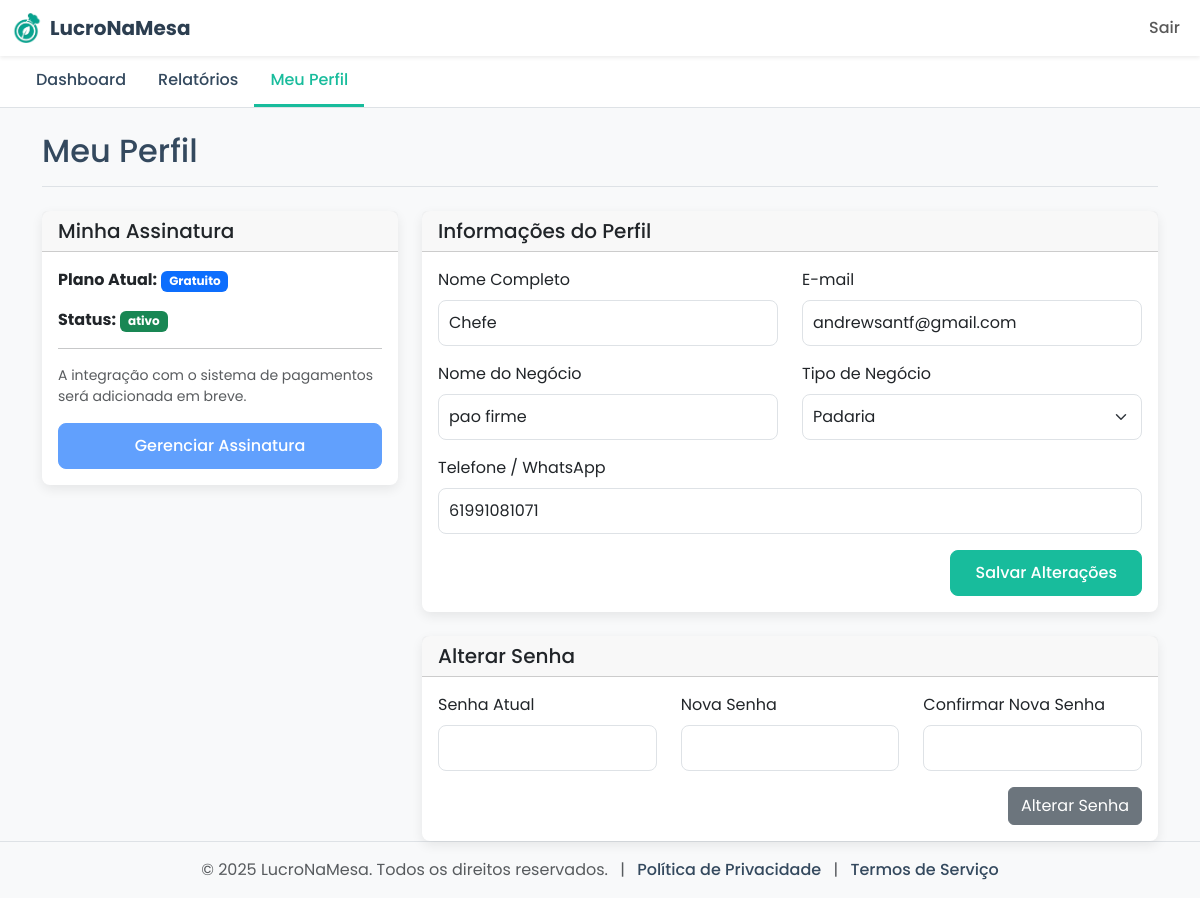
The app's page /profile (signed in) with its own data.
### app/models.py (models this page shows, shortened)
class User(db.Model, UserMixin):
    id = db.Column(db.Integer, primary_key=True)
    full_name = db.Column(db.String(100), nullable=False)
    email = db.Column(db.String(120), unique=True, nullable=False)
    business_name = db.Column(db.String(100), nullable=False)
    business_type = db.Column(db.String(50), nullable=False)
    phone = db.Column(db.String(20), nullable=True)
    password = db.Column(db.String(60), nullable=False)
    plan = db.Column(db.String(50), nullable=False, default='Gratuito')
    subscription_status = db.Column(db.String(50), nullable=False, default='ativo')
    ingredients = db.relationship('Ingredient', backref='author', lazy=True)
    recipes = db.relationship('Recipe', backref='author', lazy=True)

### app/routes.py (the view, shortened to what this page needs)
@main.route('/profile', methods=['GET', 'POST'])
@login_required
def profile():
    profile_form = UpdateProfileForm()
    password_form = ChangePasswordForm()
    if request.method == 'GET':
        profile_form.full_name.data = current_user.full_name
        profile_form.email.data = current_user.email
        profile_form.business_name.data = current_user.business_name
        profile_form.business_type.data = current_user.business_type
        profile_form.phone.data = current_user.phone
    return render_template('profile.html', profile_form=profile_form, password_form=password_form, title="Meu Perfil")

### app/forms.py (shortened to what this page needs)
class UpdateProfileForm(FlaskForm):
    full_name = StringField('Nome Completo', validators=[DataRequired(), Length(min=2, max=100)])
    email = StringField('E-mail', validators=[DataRequired(), Email()])
    business_name = StringField('Nome do Negócio', validators=[DataRequired(), Length(min=2, max=100)])
    business_type = SelectField('Tipo de Negócio', choices=[
        ('Padaria', 'Padaria'), ('Confeitaria / Doceria', 'Confeitaria / Doceria'), ('Pizzaria', 'Pizzaria'),
        ('Hamburgueria', 'Hamburgueria'), ('Restaurante', 'Restaurante'), ('Lanchonete', 'Lanchonete'),
        ('Food Truck', 'Food Truck'), ('Outro', 'Outro')
    ], validators=[DataRequired()])
    phone = StringField('Telefone / WhatsApp', validators=[Optional()])
    submit = SubmitField('Salvar Alterações')

class ChangePasswordForm(FlaskForm):
    current_password = PasswordField('Senha Atual', validators=[DataRequired()])
    new_password = PasswordField('Nova Senha', validators=[DataRequired(), Length(min=6)])
    confirm_new_password = PasswordField('Confirmar Nova Senha', validators=[DataRequired(), EqualTo('new_password', message='As senhas devem ser iguais.')])
    submit_password = SubmitField('Alterar Senha')

### app/__init__.py (called while the page is built)
def create_app():
    app = Flask(__name__)
    app.config.from_object(Config)
    db.init_app(app)
    bcrypt.init_app(app)
    login_manager.init_app(app)
    from .routes import main as main_blueprint
    app.register_blueprint(main_blueprint)
    from .models import User
    @login_manager.user_loader
    def load_user(user_id):
        return User.query.get(int(user_id))
    with app.app_context():
        db.create_all()
    return app

### app/templates/profile.html (shortened to what this page needs)
{% extends "base.html" %}
{% block content %}
<div class="container mt-4">
    <div class="mb-4 pb-2 border-bottom">
        <h1 class="h2">Meu Perfil</h1>
    </div>
    <div class="row">
        <div class="col-lg-4 mb-4">
            <div class="card">
                <div class="card-header"><h3 class="h5 mb-0">Minha Assinatura</h3></div>
                <div class="card-body">
                    <p><strong>Plano Atual:</strong> <span class="badge bg-primary">{{ current_user.plan }}</span></p>
                    <p><strong>Status:</strong> <span class="badge bg-success">{{ current_user.subscription_status }}</span></p>
                    <hr>
                    <p class="text-muted small">A integração com o sistema de pagamentos será adicionada em breve.</p>
                    <button class="btn btn-primary w-100" disabled>Gerenciar Assinatura</button>
                </div>
            </div>
        </div>
        <div class="col-lg-8">
            <div class="card mb-4">
                <div class="card-header"><h3 class="h5 mb-0">Informações do Perfil</h3></div>
                <div class="card-body">
                    <form method="POST" action="">
                        <div class="row">
                            <div class="col-md-6 mb-3">
                                {{ profile_form.full_name.label(class="form-label") }}
                                {{ profile_form.full_name(class="form-control") }}
                            </div>
                            <div class="col-md-6 mb-3">
                                {{ profile_form.email.label(class="form-label") }}
                                {{ profile_form.email(class="form-control") }}
                            </div>
                        </div>
                        <div class="row">
                            <div class="col-md-6 mb-3">
                                {{ profile_form.business_name.label(class="form-label") }}
                                {{ profile_form.business_name(class="form-control") }}
                            </div>
                             <div class="col-md-6 mb-3">
                                {{ profile_form.business_type.label(class="form-label") }}
                                {{ profile_form.business_type(class="form-select") }}
                            </div>
                        </div>
                         <div class="mb-3">
                            {{ profile_form.phone.label(class="form-label") }}
                            {{ profile_form.phone(class="form-control") }}
                        </div>
                        <div class="text-end">
                            {{ profile_form.submit(class="btn btn-primary") }}
                        </div>
                    </form>
                </div>
            </div>
            <div class="card">
                <div class="card-header"><h3 class="h5 mb-0">Alterar Senha</h3></div>
                <div class="card-body">
                     <form method="POST" action="">
                        <div class="row">
                            <div class="col-md-4 mb-3">
                                {{ password_form.current_password.label(class="form-label") }}
                                {{ password_form.current_password(class="form-control") }}
                            </div>
                            <div class="col-md-4 mb-3">
                                {{ password_form.new_password.label(class="form-label") }}
                                {{ password_form.new_password(class="form-control") }}
                            </div>
                             <div class="col-md-4 mb-3">
                                {{ password_form.confirm_new_password.label(class="form-label") }}
                                {{ password_form.confirm_new_password(class="form-control") }}
                            </div>
                        </div>
                        <div class="text-end">
                             {{ password_form.submit_password(class="btn btn-secondary") }}
                        </div>
                     </form>
                </div>
            </div>
        </div>
    </div>
</div>
{% endblock %}

### app/static/css/style.css (style rules this page uses)
:root { --primary-color: #18BC9C; --secondary-color: #2C3E50; --light-gray: #F8F9FA; --text-color: #34495E; --border-radius: 8px; --box-shadow: 0 4px 12px rgba(0, 0, 0, 0.08); }
body { font-family: 'Poppins', sans-serif; background-color: #fff; color: var(--text-color); }
body:not(:has(.landing-container-v2)):not(:has(.auth-container)) { background-color: var(--light-gray); }
.card { border: none; border-radius: var(--border-radius); box-shadow: var(--box-shadow); transition: all 0.3s ease; }
.btn-primary { background-color: var(--primary-color); border-color: var(--primary-color); padding: 10px 24px; font-weight: 500; transition: all 0.3s ease; border-radius: var(--border-radius); }
.form-control, .form-select { border-radius: var(--border-radius); padding: 10px; }

### records on screen
User: plan "Gratuito", subscription_status "ativo", full_name "Chefe", email "andrewsantf@gmail.com", business_name "pao firme", business_type "Padaria", phone "61991081071"

### other values on screen
{{ profile_form.full_name.label(class="form-label") }} "Nome Completo"
{{ profile_form.email.label(class="form-label") }} "E-mail"
{{ profile_form.business_name.label(class="form-label") }} "Nome do Negócio"
{{ profile_form.business_type.label(class="form-label") }} "Tipo de Negócio"
{{ profile_form.phone.label(class="form-label") }} "Telefone / WhatsApp"
{{ password_form.current_password.label(class="form-label") }} "Senha Atual"
{{ password_form.new_password.label(class="form-label") }} "Nova Senha"
{{ password_form.confirm_new_password.label(class="form-label") }} "Confirmar Nova Senha"
